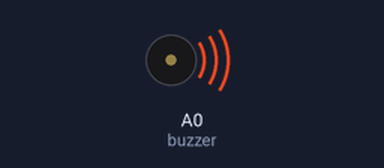
Recording of a sketch running on a simulated Arduino Uno, built with avr-gcc and run on an emulated ATmega328P. Shown: buzzer (waves = sounding).

Above: at 0.1 s.
At 28.6 s:
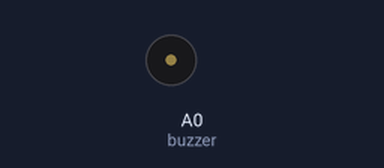
Timing chart, 0 to 30.1 s (numbered marks = the images above):
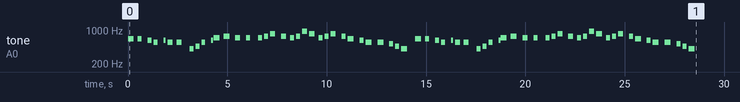

The sketch:

Sare_jaha_se_acha.ino
```cpp
//Code writen by vishal soni
//youtube :- http://youtube.com/vishalsoniindia
// On 10 july 2021
// realy took 24 hour to write this
//

// Define pin A0 for buzzer, you can use any other digital pins (Pin 0-13)
const int buzzer = A0;

// Change to 0.5 for a slower version of the song, 1.25 for a faster version
const float songSpeed = 1.0;

// Defining frequency of each music note
#define NOTE_D3 147
#define NOTE_C4 262
#define NOTE_D4 294
#define NOTE_E4 330
#define NOTE_F4 349
#define NOTE_G4 392
#define NOTE_G_black_4 415
#define NOTE_A4 440
#define NOTE_A_black_4 466
#define NOTE_B4 494
#define NOTE_C5 523
#define NOTE_C_black_5 554
#define NOTE_D5 587
#define NOTE_D_black_5 622
#define NOTE_E5 659
#define NOTE_F5 698
#define NOTE_F_black_5 740
#define NOTE_G5 784
#define NOTE_G_black_5 830
#define NOTE_A5 880
#define NOTE_A_black_5 932
#define NOTE_B5 988
#define NOTE_D6 1175

#define rest 10

// Music notes of the song, 0 is a rest/pulse
int notes[] = {
    NOTE_E5,0,NOTE_E5,0,
    NOTE_D_black_5,0,NOTE_C_black_5,0,NOTE_D_black_5,
    0,NOTE_C_black_5,0,NOTE_C_black_5,0,

    NOTE_G_black_4,0,NOTE_A_black_4,0,NOTE_C_black_5,0,NOTE_D_black_5,
    0,NOTE_F5,0,NOTE_F_black_5,0,NOTE_F5,0,NOTE_F5,0,

    NOTE_F5,0,NOTE_F_black_5,0,NOTE_G_black_5,0,NOTE_F_black_5,0,
    NOTE_F5,0,NOTE_F_black_5,0,NOTE_A_black_5,0,NOTE_G_black_5,0,

    NOTE_F5,0,NOTE_F_black_5,0,NOTE_G_black_5,0,
    NOTE_F_black_5,0,NOTE_E5,0,NOTE_D_black_5,0,
    NOTE_C_black_5,0,NOTE_C_black_5,0,NOTE_C5,0,
    NOTE_A_black_4,0,NOTE_G_black_4,0,


    NOTE_E5,0,NOTE_E5,0,
    NOTE_D_black_5,0,NOTE_C_black_5,0,NOTE_D_black_5,
    0,NOTE_C_black_5,0,NOTE_C_black_5,0,

    NOTE_G_black_4,0,NOTE_A_black_4,0,NOTE_C_black_5,0,NOTE_D_black_5,
    0,NOTE_F5,0,NOTE_F_black_5,0,NOTE_F5,0,NOTE_F5,0,

    NOTE_F5,0,NOTE_F_black_5,0,NOTE_G_black_5,0,NOTE_F_black_5,0,
    NOTE_F5,0,NOTE_F_black_5,0,NOTE_A_black_5,0,NOTE_G_black_5,0,

    NOTE_F5,0,NOTE_F_black_5,0,NOTE_G_black_5,0,
    NOTE_F_black_5,0,NOTE_E5,0,NOTE_D_black_5,0,
    NOTE_C_black_5,0,NOTE_C_black_5,0,NOTE_C5,0,
    NOTE_A_black_4,0,NOTE_G_black_4,0,

};
// Durations (in ms) of each music note of the song
// Quarter Note is 250 ms when songSpeed = 1.0
int durations[] = {
    300,200,200,300,
    200,100,200,300,100,
    100,250,200,250,400,

    200,100,200,100,200,300,100,
    10,300,200,300,300,250,300,200,400,

    200,100,200,100,250,300,250,200,
    200,100,200,100,250,100,300,200,

    200,100,200,100,250,300,
    200,100,300,300,200,100,
    300,300,300,300,200,100,
    200,100,300,400,

    300,200,200,300,
    200,100,200,300,100,
    100,250,200,250,400,

    200,100,200,100,200,300,100,
    10,300,200,300,300,250,300,200,400,

    200,100,200,100,250,300,250,200,
    200,100,200,100,250,100,300,200,

    200,100,200,100,250,300,
    200,100,300,300,200,100,
    300,300,300,300,200,100,
    200,100,300,400,

};
void setup()
{
  const int totalNotes = sizeof(notes) / sizeof(int);
  // Loop through each note
  for (int i = 0; i < totalNotes; i++)
  {
    const int currentNote = notes[i];
    float wait = durations[i] / songSpeed;
    // Play tone if currentNote is not 0 frequency, otherwise pause (noTone)
    if (currentNote != 0)
    {
      tone(buzzer, notes[i], wait); // tone(pin, frequency, duration)
    }
    else
    {
      noTone(buzzer);
    }
    // delay is used to wait for tone to finish playing before moving to next loop
    delay(wait);
  }
}

void loop()
{
  // Nothing in loop. Music only plays once.
  // You can click reset on Arduino to replay the song.
}
```
